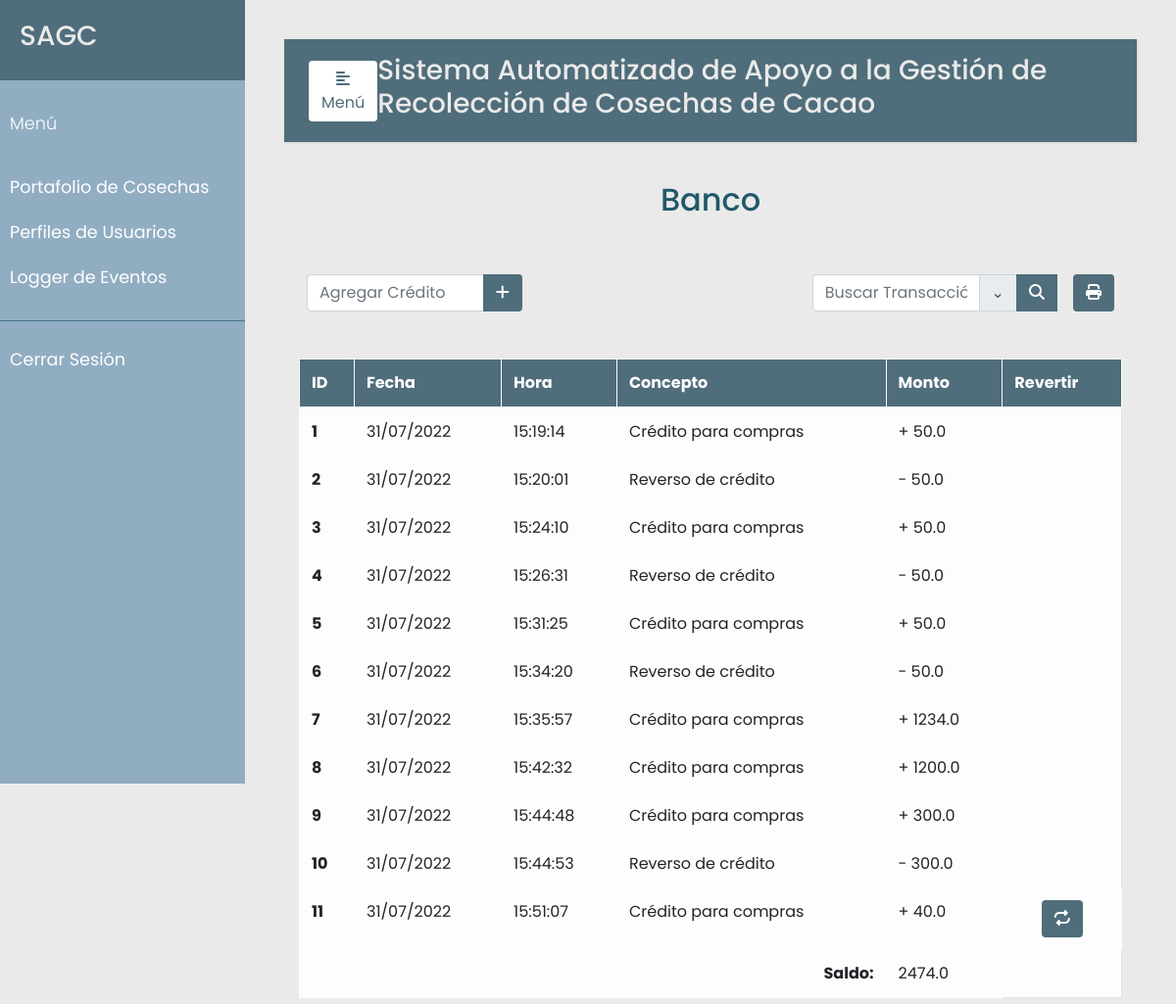
Before: /bancos/ (signed in) with the older database file.
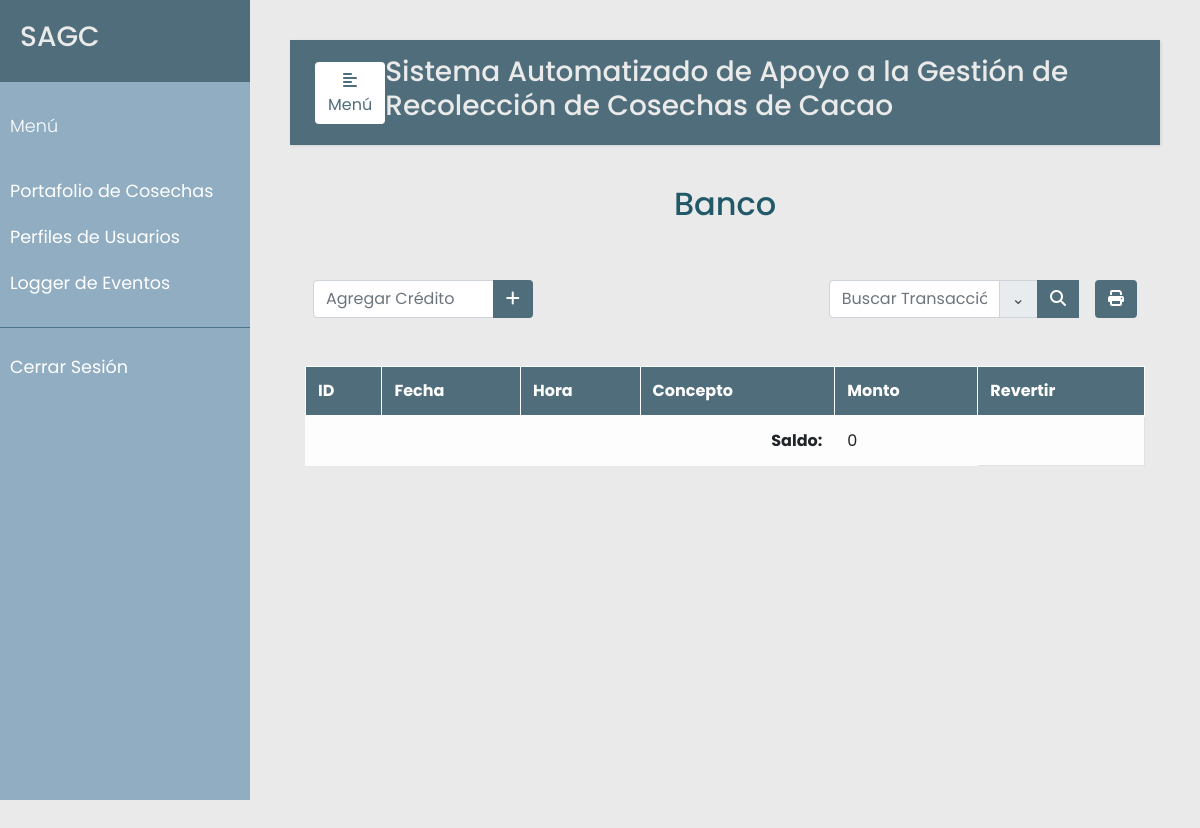
After: the same page with the newer database file.
### src/models.py (models this page shows, shortened)
class Banco(db.Model):
    __tablename__ = 'bancos'
    id = db.Column(db.Integer, primary_key=True)
    compra_id = db.Column(db.Integer, nullable=True, unique=True)
    financia_id = db.Column(db.Integer, nullable=True, unique=True)
    fecha = db.Column(db.DateTime, nullable=False)
    concepto = db.Column(db.String(120), nullable=False)
    monto = db.Column(db.Float, nullable=False)
    credito = db.Column(db.Boolean, nullable=False)
    agg_gerente = db.Column(db.Boolean, default=False)
    revertido = db.Column(db.Boolean, default=False)

### src/bancos.py (the view, shortened to what this page needs)
@app.route('/bancos/', methods=['GET', 'POST'])
@login_required
def bancos():
    bancos = Banco.query.all()
    error=None
    saldo = sum([b.monto for b in bancos if b.credito]) - sum([b.monto for b in bancos if not b.credito])
    return render_template('bancos.html', error=error, bancos=bancos, saldo=saldo)

### src/decoradores.py (called while the page is built)
def login_required(f):
    @wraps(f)
    def wrap(*args, **kwargs):
        if 'logged_in' in session:
            return f(*args, **kwargs)
        else:
            flash('Necesitas iniciar sesión primero')
            return redirect(url_for('login'))
    return wrap

### templates/bancos.html (shortened to what this page needs)
{% extends "base.html" %}
{% set active_page = "banco" %}
{% block content %}
<section class="vh-100">
    <div class="container h-100">
        <p class="text-center h2 fw-bold mb-5 mx-1 mx-md-4 mt-4" id="Nombre-Cosecha">Banco</p>
        <form action='/bancos/search' method="POST">
          <div class="d-flex flex-row-reverse bd-highlight">
            <div class="p-2 bd-highlight">
              <button type="submit" id="printer" class="btn" style="color:#fff; background-color:#4F6D7A;">
                <i class="fa fa-print" aria-hidden="true"></i>
              </button>
            </div>
            <div class="p-2 bd-highlight">
              <div class="input-group mb-3">
                <input type="text" class="form-control" placeholder="Buscar Transacción" aria-label="Buscar" name="search_bancos" value="{{request.form.search_bancos}}">
                <div class="input-group-append">
                  <span class="input-group-text" id="basic-addon1"><a data-toggle="collapse" href="#collapse1"> ⌄ </a></span>
                </div>
                <div class="input-group-append">
                  <button type="submit" id="search_bancos" name="action-type" value="search" class="btn" style="color:#fff; background-color:#4F6D7A";>
                    <i class="fas fa-search" aria-hidden="true"></i>
                  </button>
                </div>
              </div>
            </div>
        </form>
            <div class="col-4"></div>
            <form action='/bancos/' method="POST">
              <div class="p-2 bd-highlight">
                <div class="input-group mb-2">
                  <input type="number" class="form-control" placeholder="Agregar Crédito" aria-label="agregar" name="agregar_credito" value="{{request.form.agregar_credito}}">
                  <div class="input-group-append">
                    <button type="submit" id="agregar_credito" name="action-type" class="btn" style="color:#fff; background-color:#4F6D7A;">
                        <i class="fa-solid fa-plus" aria-hidden="true"></i>
                    </button>
                  </div>
                </div>
              </div>
            </form>
          </div>
        <br/>
        <table class="table table-bordered table-light table-hover" id="tabla_cosechas">
          <thead>
            <tr>
              <th scope="col">ID</th>
              <th scope="col">Fecha</th>
              <th scope="col">Hora</th>
              <th scope="col">Concepto</th>
              <th scope="col">Monto</th>
              <th scope="col">Revertir</th>
            </tr>
          </thead>
          <tbody>
            {% for u in bancos %}
            <tr>
              <th scope="row">{{u.id}}</th>
              <td>{{ u.fecha.strftime("%d/%m/%Y") }}</td>
              <td>{{ u.fecha.strftime("%H:%M:%S") }}</td>
              <td>{{ u.concepto }}</td>
              <td>{% if u.credito %}+{% endif%}
                  {% if not u.credito %}-{% endif%}
                  {{ u.monto }}
              </td>
              {% if u.agg_gerente and not u.revertido %}
              <td class="print-backtrack" style="text-align: center">
                <button type="button" class="btn action" data-toggle="modal" data-target="#backtrack-modal-{{u.id}}">
                  <i class="fa fa-repeat" aria-hidden="true"></i>
                </button>
              </td>
              {% endif %}
            </tr>
            {% endfor %}
            <tr>
              <th colspan="4" scope="row" colspan="11" style="text-align: right;">Saldo:</th>
              <td colspan="1">{{ saldo }}</td>
            </tr>
          </tbody>
        </table>
    </div>
{% endblock %}

### templates/base.html (shortened to what this page needs)
<!DOCTYPE html>
<html lang="en">
<head>
    <link rel="stylesheet" href="https://cdn.jsdelivr.net/npm/bootstrap@4.3.1/dist/css/bootstrap.min.css">
    <link rel="stylesheet" href="{{ url_for('static', filename='../static/css/styles.css') }}">
    <link rel="stylesheet" href="https://cdnjs.cloudflare.com/ajax/libs/malihu-custom-scrollbar-plugin/3.1.5/jquery.mCustomScrollbar.min.css">
    <link rel="stylesheet" href="https://cdnjs.cloudflare.com/ajax/libs/font-awesome/6.1.1/css/all.min.css" />
</head>
<body>
    <div class="wrapper">
        <nav id="sidebar">
            <div class="sidebar-header"> <h3>SAGC</h3> </div>
            <ul class="list-unstyled components">
                <p>Menú</p>
                {% if session['logged_in'] %}
                    <li class="nav-item {% if active_page == 'cosecha' %}active{% endif %}">
                    <a class="nav-link" href="{{url_for('cosecha')}}">Portafolio de Cosechas</a>
                    </li>
                    {% if session['rol_admin'] %}
                    <li class="nav-item {% if active_page == 'perfiles' %}active{% endif %}">
                    <a class="nav-link" href="{{url_for('perfiles')}}">Perfiles de Usuarios</a>
                    </li>
                    {% endif %}
                    <li class="nav-item {% if active_page == 'eventos' %}active{% endif %}">
                    <a class="nav-link" href="{{url_for('eventos')}}">Logger de Eventos</a>
                    </li>
                {% endif %}
            </ul>
            {% if session['logged_in'] %}
            <ul class="list-unstyled others">
                    <li class="nav-item">
                    <a class="nav-link" href="{{url_for('logout')}}">Cerrar Sesión</a>
                    </li>
            </ul>
            {% endif %}
        </nav>
        <div id="content">
            <nav class="navbar navbar-expand-lg" style="background-color:#4F6D7A;">
                <div class="container-fluid">
                    <button type="button" id="sidebarCollapse" class="btn" style="background-color:#fff; color: #4F6D7A;">
                        <i class="fas fa-align-left"></i>
                        <span>Menú</span>
                    </button>
                    <h3>Sistema Automatizado de Apoyo a la Gestión de Recolección de Cosechas de Cacao</h3>
                </div>
            </nav>
            {% block content %}
            {% endblock %}
        </div>
</body>
</html>

### static/css/styles.css (style rules this page uses)
body { font-family: 'Poppins', sans-serif; background: #EAEAEA; }
p { font-family: 'Poppins', sans-serif; font-size: 1.1em; font-weight: 300; line-height: 1.7em; color: #215968; }
h3 { color: #EAEAEA; }
a, a:hover, a:focus { color: inherit; text-decoration: none; transition: all 0.3s; }
.navbar { padding: 15px 10px; background: #fff; border: none; border-radius: 0; margin-bottom: 40px; box-shadow: 1px 1px 3px rgba(0, 0, 0, 0.1); }
.wrapper { display: flex; width: 100%; }
#sidebar { width: 250px; position: fixed; top: 0; left: 0; height: 100vh; z-index: 999; background: #91ADC2; color: #fff; transition: all 0.3s; }
#sidebar .sidebar-header { padding: 20px; background: #4F6D7A; }
#sidebar ul.components { padding: 20px 0; border-bottom: 1px solid #47748b; }
#sidebar ul p { color: #fff; padding: 10px; }
#sidebar ul li a { padding: 10px; font-size: 1.1em; display: block; }
a[data-toggle="collapse"] { position: relative; }
#content { width: calc(100% - 250px); padding: 40px; min-height: 100vh; transition: all 0.3s; position: absolute; top: 0; right: 0; }
thead { color:#fff; background-color:#4F6D7A; }

Changed rows visible on the page:
removed Banco: id "1", fecha "31/07/2022", fecha "15:19:14", concepto "Crédito para compras", monto "50.0"
removed Banco: id "2", fecha "31/07/2022", fecha "15:20:01", concepto "Reverso de crédito", monto "50.0"
removed Banco: id "3", fecha "31/07/2022", fecha "15:24:10", concepto "Crédito para compras", monto "50.0"
removed Banco: id "4", fecha "31/07/2022", fecha "15:26:31", concepto "Reverso de crédito", monto "50.0"
removed Banco: id "5", fecha "31/07/2022", fecha "15:31:25", concepto "Crédito para compras", monto "50.0"
removed Banco: id "6", fecha "31/07/2022", fecha "15:34:20", concepto "Reverso de crédito", monto "50.0"
removed Banco: id "7", fecha "31/07/2022", fecha "15:35:57", concepto "Crédito para compras", monto "1234.0"
removed Banco: id "8", fecha "31/07/2022", fecha "15:42:32", concepto "Crédito para compras", monto "1200.0"
removed Banco: id "9", fecha "31/07/2022", fecha "15:44:48", concepto "Crédito para compras", monto "300.0"
removed Banco: id "10", fecha "31/07/2022", fecha "15:44:53", concepto "Reverso de crédito", monto "300.0"
removed Banco: id "11", fecha "31/07/2022", fecha "15:51:07", concepto "Crédito para compras", monto "40.0"
Other visible differences:
{{ saldo }}: "2474.0" → "0"
